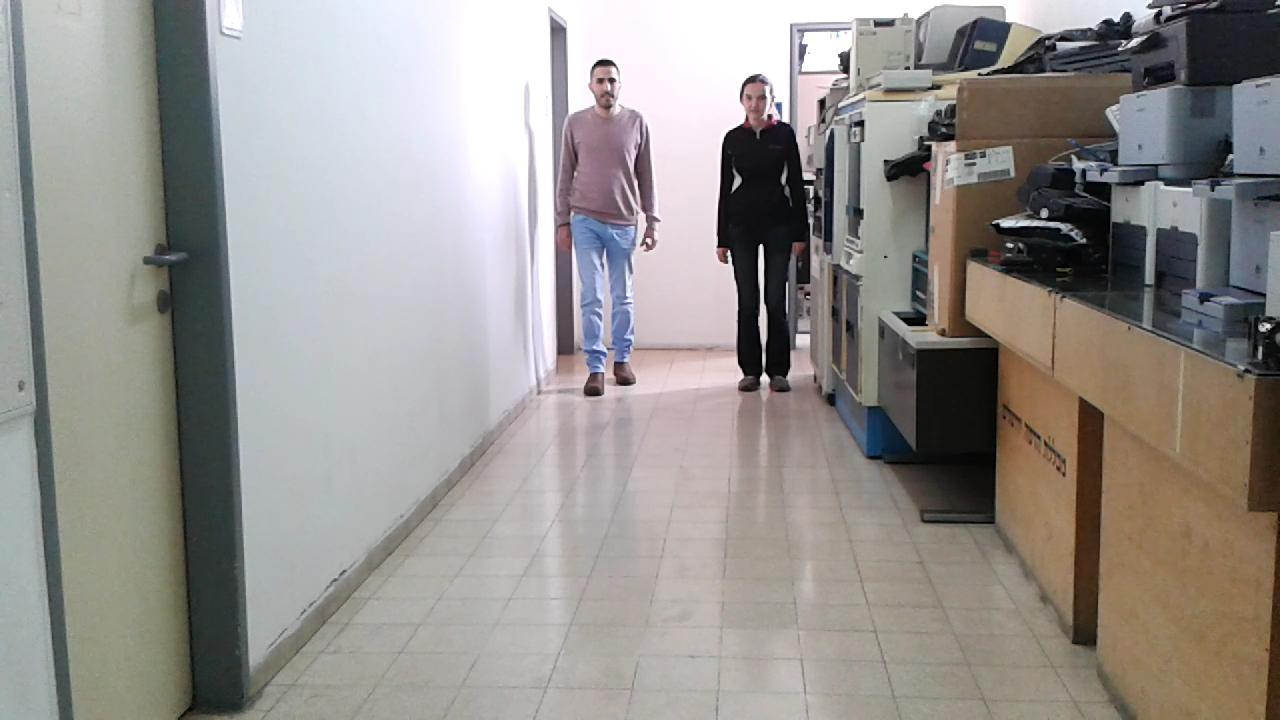
%> input picture Images/9.jpg, 1280 x 720 px
$ octave HomographyEstimation.m   (GNU Octave 9; MATLAB toolbox functions it lacks are replaced by stand-ins)
%> lines starting %> are read from the running program, lines starting %| are printed output that depends on the picture
I1 = rgb2gray(imread('Images\9.jpg'));
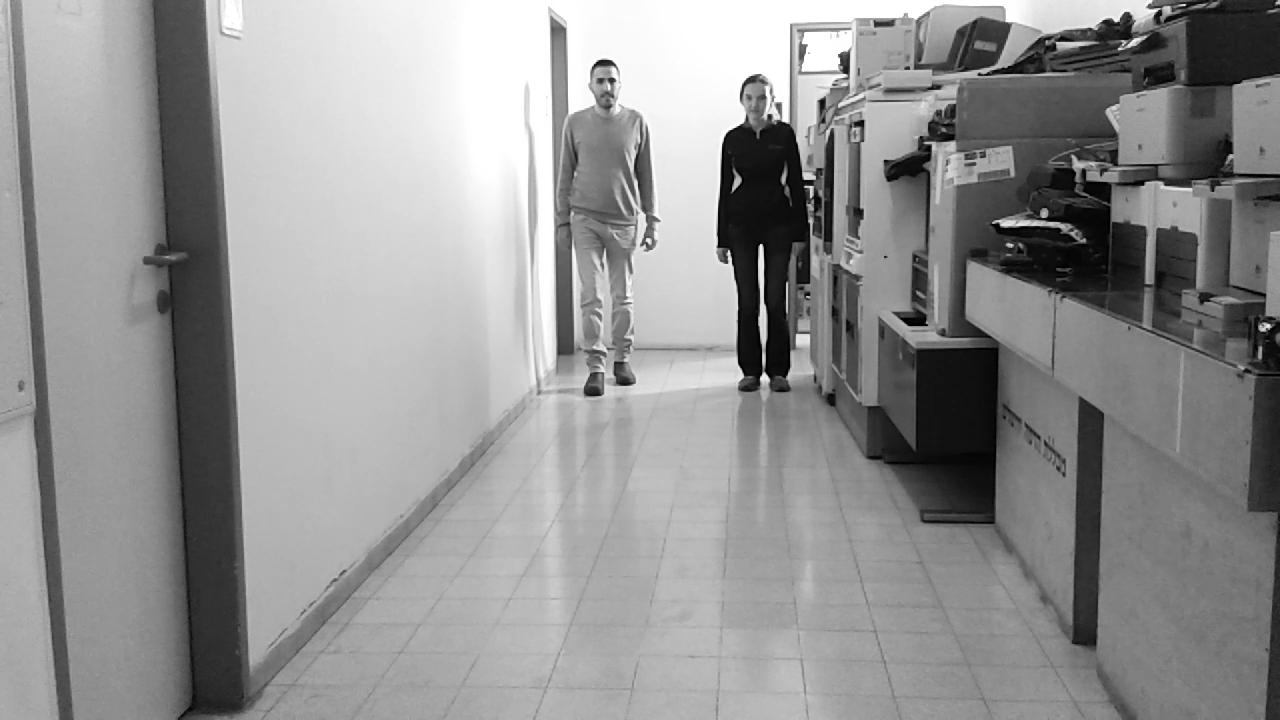
%> I1: size 720x1280 uint8; min 0, max 255, mean 146.6
I2 = rgb2gray(imread('Images\11.jpg'));
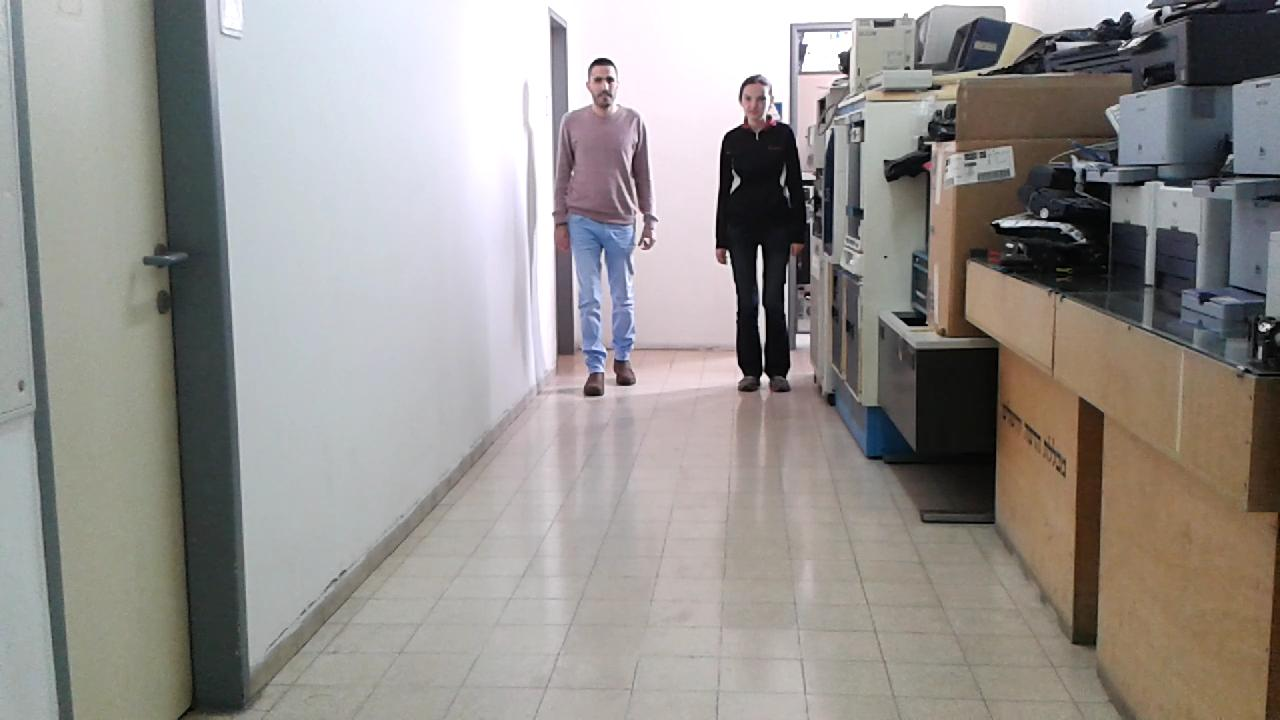
%> input picture Images/11.jpg, 1280 x 720 px
%> I2: size 720x1280 uint8; min 0, max 255, mean 146.5

figure(1);
imshowpair(I1, I2,'montage');
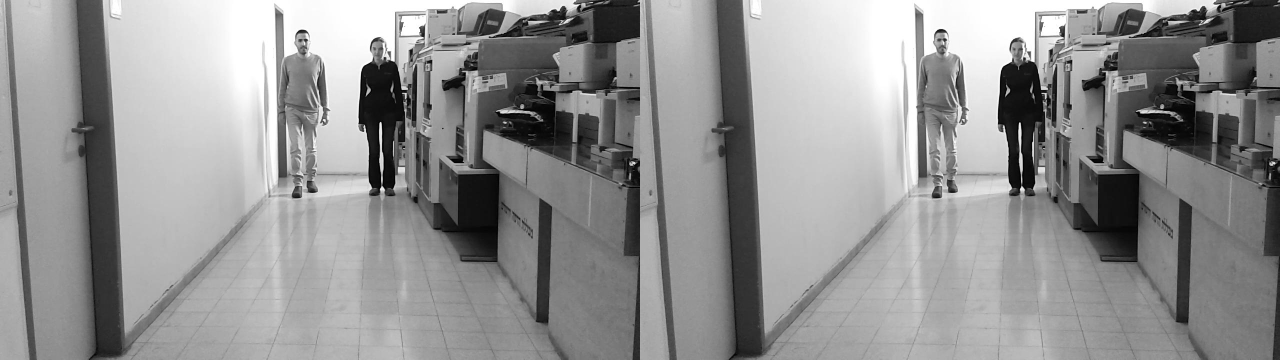
%> displayed picture: size 720x2560, on the screen's scale of 0 to 255 (shown at 1/2 size); min 0, max 255, mean 146.6
title('I1 (left); I2 (right)');
figure(2);
imshowpair(I1,I2,'ColorChannels','red-cyan');
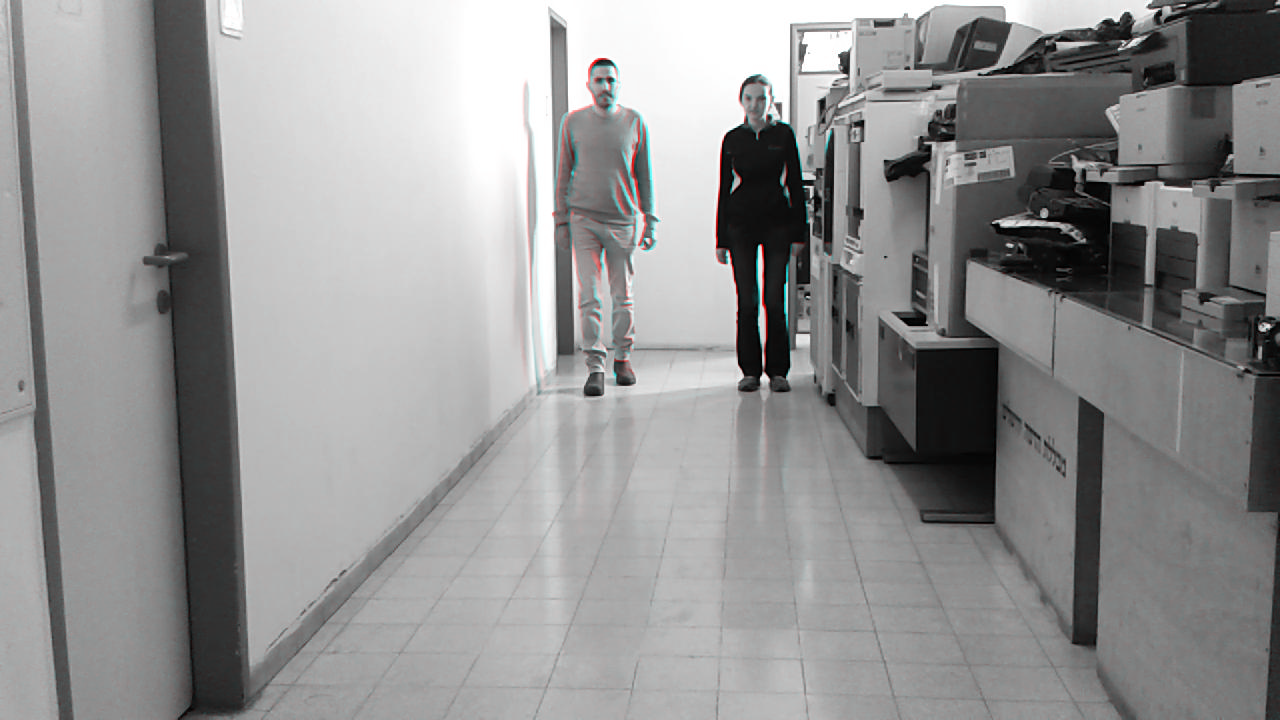
%> displayed picture: size 720x1280x3, on the screen's scale of 0 to 255; mean R, G, B 146.6, 146.5, 146.5
title('Composite Image (Red - Left Image, Cyan - Right Image)');

%> (the run ends here)
